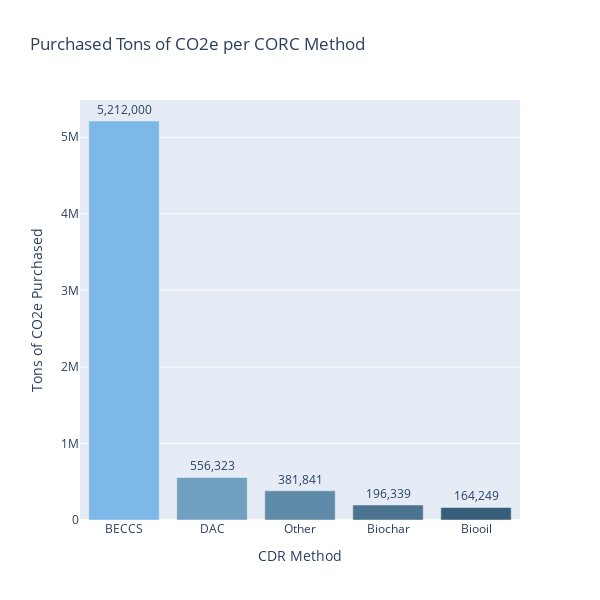

The notebook cell saved with this chart:
### Code cell
# build the same go plot but as a bar chart
purchased = purchased.sort_values(by=['Tons Purchased'], ascending=False)

fig2 = go.Figure()
fig2 = go.Figure(data=go.Bar(x=purchased["CDR Method"], y=purchased["Tons Purchased"], text=purchased["Tons Purchased"].round(0).astype(int).apply(lambda x: '{:,}'.format(x))
                             , textposition='outside', marker=dict(color=['#7CB9E8', '#72A0C1', '#5F8AA8', '#4C7491', '#395E7A'])))
fig2.update_layout(showlegend=False, height=600, width=600, title="Purchased Tons of CO2e per CORC Method")
fig2.update_yaxes(title_text="Tons of CO2e Purchased")  # Add y-axis label
fig2.update_xaxes(title_text="CDR Method")  # Add x-axis label

### Figure 1 — Plotly figure (JSON) as saved in the notebook; plotly's stock layout.template omitted (floating-point values rounded to 4 significant figures)
{"data": [{"marker": {"color": ["#7CB9E8", "#72A0C1", "#5F8AA8", "#4C7491", "#395E7A"]}, "text": ["5,212,000", "556,323", "381,841", "196,339", "164,249"], "textposition": "outside", "type": "bar", "x": ["BECCS", "DAC", "Other", "Biochar", "Biooil"], "y": [5212000, 556300.0, 381841, 196300.0, 164200.0]}], "layout": {"height": 600, "showlegend": false, "title": {"text": "Purchased Tons of CO2e per CORC Method"}, "width": 600, "xaxis": {"title": {"text": "CDR Method"}}, "yaxis": {"title": {"text": "Tons of CO2e Purchased"}}}}
